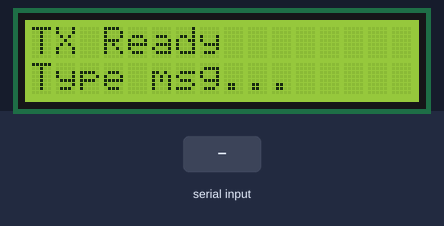
Recording of a sketch running on a simulated Arduino Nano, built with avr-gcc and run on an emulated ATmega328P. Parts: 16×2 character LCD. The test bench sets the inputs (shaded band). No radio packets arrive unless stated; what the sketch prints to the serial monitor is not drawn.

Above: at 1.2 s.
1.3 s: "1\n" received over Serial
At 1.7 s:
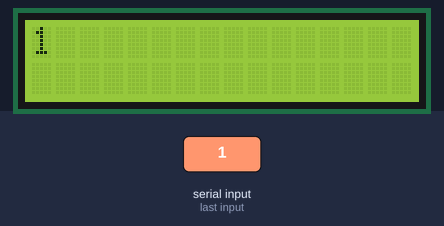
2.8 s: "0\n" received over Serial
At 4.1 s:
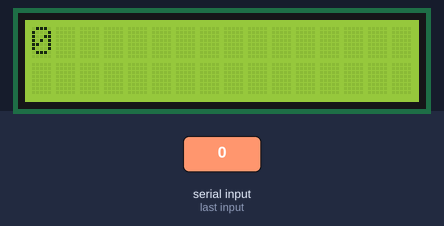
Timing chart, 0 to 5.8 s (numbered marks = the images above; inputs shaded):
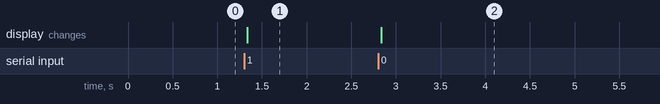

The sketch:

RF_Nano_Transmitter.ino
```cpp
#include <SPI.h>
#include <RF24.h>
#include <Wire.h>
#include <LiquidCrystal_I2C.h>

// ---------- RF24 SETTINGS ----------
RF24 radio(10, 9);                 // CE, CSN (change if your RF Nano differs)
const byte address[6] = "S3A9Q";    // 5 bytes unique address (CHANGE if you want)

// ---------- LCD SETTINGS ----------
LiquidCrystal_I2C lcd(0x27, 16, 2); // change 0x27 -> 0x3F if needed

// Payload: exactly 32 bytes = 16 chars top + 16 chars bottom
struct Payload32 {
  char top[16];
  char bottom[16];
};

String inputLine;

// --- helper: copy/pad/truncate a String into fixed 16-char buffer ---
void fill16(char out[16], const String &s) {
  for (int i = 0; i < 16; i++) out[i] = ' ';
  int n = s.length();
  if (n > 16) n = 16;
  for (int i = 0; i < n; i++) out[i] = s[i];
}

// --- helper: show on LCD ---
void lcdShow(const Payload32 &p) {
  lcd.setCursor(0, 0);
  for (int i = 0; i < 16; i++) lcd.print(p.top[i]);
  lcd.setCursor(0, 1);
  for (int i = 0; i < 16; i++) lcd.print(p.bottom[i]);
}

// --- parse "top\\lbottom" (backslash + l) ---
Payload32 parseMessage(const String &raw) {
  Payload32 p;
  int idx = raw.indexOf("\\l");  // literal sequence \l

  String top = (idx >= 0) ? raw.substring(0, idx) : raw;
  String bottom = (idx >= 0) ? raw.substring(idx + 2) : "";

  top.trim();
  bottom.trim();

  fill16(p.top, top);
  fill16(p.bottom, bottom);
  return p;
}

void setup() {
  Serial.begin(115200);

  // LCD init
  lcd.init();
  lcd.backlight();
  lcd.clear();
  lcd.setCursor(0,0);
  lcd.print("TX Ready");
  lcd.setCursor(0,1);
  lcd.print("Type msg...");

  // Radio init
  if (!radio.begin()) {
    Serial.println("radio.begin() failed");
    lcd.clear();
    lcd.setCursor(0,0);
    lcd.print("RF begin FAIL");
    while (1) {}
  }

  // More reliable settings for noisy environments
  radio.setChannel(120);
  radio.setDataRate(RF24_250KBPS);
  radio.setPALevel(RF24_PA_LOW);
  radio.setCRCLength(RF24_CRC_16);
  radio.setAutoAck(true);
  radio.setRetries(5, 15); // delay, count

  radio.openWritingPipe(address);
  radio.stopListening();

  Serial.println("TX ready. Type a line and press enter.");
  Serial.println(R"(Format: top\lbottom  (example: Hello\lWorld))");
  Serial.println("Tip: send just '1' or '0' to control receiver LED.");
}

void loop() {
  // Read a full line from Serial (non-blocking-ish)
  while (Serial.available()) {
    char c = (char)Serial.read();
    if (c == '\r') continue;
    if (c == '\n') {
      inputLine.trim();
      if (inputLine.length() > 0) {
        Payload32 p = parseMessage(inputLine);

        // show locally on TX LCD
        lcd.clear();
        lcdShow(p);

        // send with a few retries
        bool ok = false;
        for (int i = 0; i < 5 && !ok; i++) {
          ok = radio.write(&p, sizeof(p));
          delay(20);
        }

        Serial.print("Sent: ");
        Serial.println(ok ? "OK" : "FAILED");
      }
      inputLine = "";
    } else {
      inputLine += c;
    }
  }
}
```

Measured:
- after the input at 1.3 s, the display: changes at once (image 1)
- after the input at 2.8 s, the display: changes at once (image 2)
